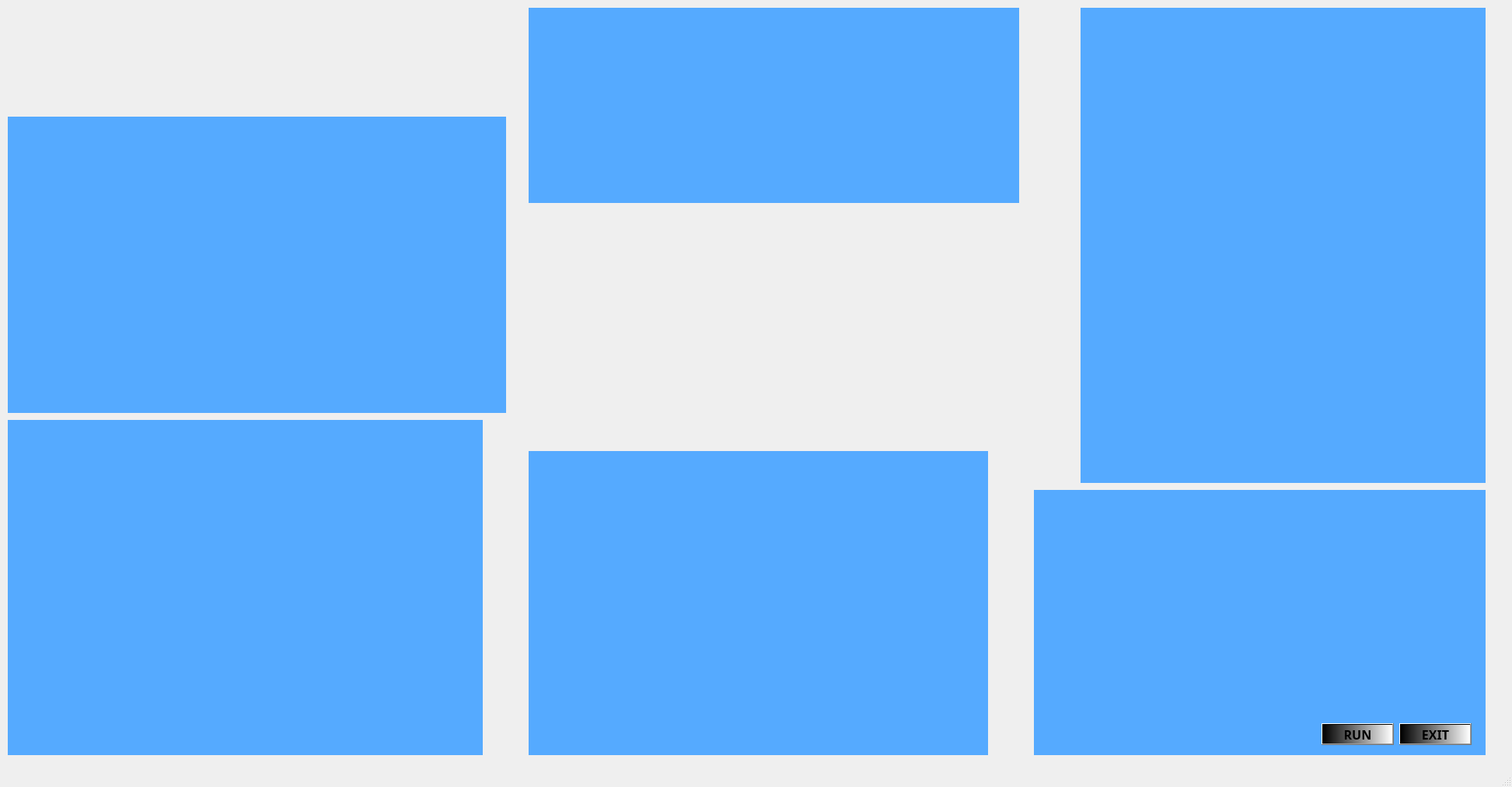
<?xml version="1.0" encoding="UTF-8"?>
<ui version="4.0">
 <class>MainWindow</class>
 <widget class="QMainWindow" name="MainWindow">
  <property name="geometry">
   <rect>
    <x>0</x>
    <y>0</y>
    <width>1945</width>
    <height>1012</height>
   </rect>
  </property>
  <property name="windowTitle">
   <string>MainWindow</string>
  </property>
  <widget class="QWidget" name="centralwidget">
   <widget class="QLabel" name="gif_1">
    <property name="geometry">
     <rect>
      <x>1340</x>
      <y>640</y>
      <width>561</width>
      <height>321</height>
     </rect>
    </property>
    <property name="text">
     <string/>
    </property>
    <property name="pixmap">
     <pixmap>../Gifs/7LP8.gif</pixmap>
    </property>
    <property name="scaledContents">
     <bool>true</bool>
    </property>
   </widget>
   <widget class="QLabel" name="gif_2">
    <property name="geometry">
     <rect>
      <x>750</x>
      <y>240</y>
      <width>491</width>
      <height>361</height>
     </rect>
    </property>
    <property name="text">
     <string/>
    </property>
    <property name="pixmap">
     <pixmap>../Gifs/fd7b833950ae49dd6e12fb681bf800d6.gif</pixmap>
    </property>
    <property name="scaledContents">
     <bool>true</bool>
    </property>
   </widget>
   <widget class="QLabel" name="gif_3">
    <property name="geometry">
     <rect>
      <x>1400</x>
      <y>20</y>
      <width>501</width>
      <height>591</height>
     </rect>
    </property>
    <property name="text">
     <string/>
    </property>
    <property name="pixmap">
     <pixmap>../Gifs/sci-fi-monochromatic-gif-animations-carl-burton-9.gif</pixmap>
    </property>
    <property name="scaledContents">
     <bool>true</bool>
    </property>
   </widget>
   <widget class="QLabel" name="gif_4">
    <property name="geometry">
     <rect>
      <x>20</x>
      <y>160</y>
      <width>621</width>
      <height>361</height>
     </rect>
    </property>
    <property name="text">
     <string/>
    </property>
    <property name="pixmap">
     <pixmap>../Gifs/DNA.gif</pixmap>
    </property>
    <property name="scaledContents">
     <bool>true</bool>
    </property>
   </widget>
   <widget class="QLabel" name="gif_5">
    <property name="geometry">
     <rect>
      <x>0</x>
      <y>-120</y>
      <width>651</width>
      <height>391</height>
     </rect>
    </property>
    <property name="text">
     <string/>
    </property>
    <property name="pixmap">
     <pixmap>../Gifs/T8bahf.gif</pixmap>
    </property>
    <property name="scaledContents">
     <bool>true</bool>
    </property>
   </widget>
   <widget class="QLabel" name="gif_6">
    <property name="geometry">
     <rect>
      <x>20</x>
      <y>550</y>
      <width>591</width>
      <height>411</height>
     </rect>
    </property>
    <property name="text">
     <string/>
    </property>
    <property name="pixmap">
     <pixmap>../Gifs/CanineSleepyBighornedsheep-size_restricted.gif</pixmap>
    </property>
    <property name="scaledContents">
     <bool>true</bool>
    </property>
   </widget>
   <widget class="QLabel" name="gif_7">
    <property name="geometry">
     <rect>
      <x>690</x>
      <y>590</y>
      <width>571</width>
      <height>371</height>
     </rect>
    </property>
    <property name="text">
     <string/>
    </property>
    <property name="pixmap">
     <pixmap>../Gifs/7863362124aee1020dd1784a9f95a4ae.gif</pixmap>
    </property>
    <property name="scaledContents">
     <bool>true</bool>
    </property>
   </widget>
   <widget class="QLabel" name="gif_8">
    <property name="geometry">
     <rect>
      <x>690</x>
      <y>20</y>
      <width>611</width>
      <height>231</height>
     </rect>
    </property>
    <property name="text">
     <string/>
    </property>
    <property name="pixmap">
     <pixmap>../Gifs/125f6731ffaa722d9377bec81f83dea5.gif</pixmap>
    </property>
    <property name="scaledContents">
     <bool>true</bool>
    </property>
   </widget>
   <widget class="QLabel" name="label">
    <property name="geometry">
     <rect>
      <x>10</x>
      <y>150</y>
      <width>641</width>
      <height>381</height>
     </rect>
    </property>
    <property name="styleSheet">
     <string notr="true">background-color: rgb(85, 170, 255);</string>
    </property>
    <property name="text">
     <string/>
    </property>
   </widget>
   <widget class="QLabel" name="label_2">
    <property name="geometry">
     <rect>
      <x>10</x>
      <y>540</y>
      <width>611</width>
      <height>431</height>
     </rect>
    </property>
    <property name="styleSheet">
     <string notr="true">background-color: rgb(85, 170, 255);</string>
    </property>
    <property name="text">
     <string/>
    </property>
   </widget>
   <widget class="QLabel" name="label_3">
    <property name="geometry">
     <rect>
      <x>680</x>
      <y>10</y>
      <width>631</width>
      <height>251</height>
     </rect>
    </property>
    <property name="styleSheet">
     <string notr="true">background-color: rgb(85, 170, 255);</string>
    </property>
    <property name="text">
     <string/>
    </property>
   </widget>
   <widget class="QLabel" name="label_4">
    <property name="geometry">
     <rect>
      <x>680</x>
      <y>580</y>
      <width>591</width>
      <height>391</height>
     </rect>
    </property>
    <property name="styleSheet">
     <string notr="true">background-color: rgb(85, 170, 255);</string>
    </property>
    <property name="text">
     <string/>
    </property>
   </widget>
   <widget class="QLabel" name="label_5">
    <property name="geometry">
     <rect>
      <x>1390</x>
      <y>10</y>
      <width>521</width>
      <height>611</height>
     </rect>
    </property>
    <property name="styleSheet">
     <string notr="true">background-color: rgb(85, 170, 255);</string>
    </property>
    <property name="text">
     <string/>
    </property>
   </widget>
   <widget class="QLabel" name="label_6">
    <property name="geometry">
     <rect>
      <x>1330</x>
      <y>630</y>
      <width>581</width>
      <height>341</height>
     </rect>
    </property>
    <property name="styleSheet">
     <string notr="true">background-color: rgb(85, 170, 255);</string>
    </property>
    <property name="text">
     <string/>
    </property>
   </widget>
   <widget class="QLabel" name="label_7">
    <property name="geometry">
     <rect>
      <x>0</x>
      <y>-5</y>
      <width>1941</width>
      <height>1021</height>
     </rect>
    </property>
    <property name="text">
     <string/>
    </property>
    <property name="pixmap">
     <pixmap>../Gifs/1397755.jpg</pixmap>
    </property>
   </widget>
   <widget class="QLabel" name="label_8">
    <property name="geometry">
     <rect>
      <x>390</x>
      <y>-10</y>
      <width>991</width>
      <height>971</height>
     </rect>
    </property>
    <property name="text">
     <string/>
    </property>
    <property name="pixmap">
     <pixmap>../Gifs/sci-fi-monochromatic-gif-animations-carl-burton-23.gif</pixmap>
    </property>
    <property name="scaledContents">
     <bool>true</bool>
    </property>
   </widget>
   <widget class="QPushButton" name="pushButton">
    <property name="geometry">
     <rect>
      <x>1700</x>
      <y>930</y>
      <width>93</width>
      <height>28</height>
     </rect>
    </property>
    <property name="font">
     <font>
      <family>Segoe Print</family>
      <pointsize>12</pointsize>
      <weight>75</weight>
      <bold>true</bold>
     </font>
    </property>
    <property name="styleSheet">
     <string notr="true">background-color: qlineargradient(spread:pad, x1:0, y1:0, x2:1, y2:0, stop:0 rgba(0, 0, 0, 255), stop:1 rgba(255, 255, 255, 255));</string>
    </property>
    <property name="text">
     <string>RUN</string>
    </property>
   </widget>
   <widget class="QPushButton" name="pushButton_2">
    <property name="geometry">
     <rect>
      <x>1800</x>
      <y>930</y>
      <width>93</width>
      <height>28</height>
     </rect>
    </property>
    <property name="font">
     <font>
      <family>Segoe Print</family>
      <pointsize>12</pointsize>
      <weight>75</weight>
      <bold>true</bold>
     </font>
    </property>
    <property name="styleSheet">
     <string notr="true">background-color: qlineargradient(spread:pad, x1:0, y1:0, x2:1, y2:0, stop:0 rgba(0, 0, 0, 255), stop:1 rgba(255, 255, 255, 255));</string>
    </property>
    <property name="text">
     <string>EXIT</string>
    </property>
   </widget>
   <zorder>label_7</zorder>
   <zorder>label_8</zorder>
   <zorder>gif_5</zorder>
   <zorder>gif_2</zorder>
   <zorder>label</zorder>
   <zorder>gif_4</zorder>
   <zorder>label_2</zorder>
   <zorder>gif_6</zorder>
   <zorder>label_3</zorder>
   <zorder>gif_8</zorder>
   <zorder>label_4</zorder>
   <zorder>gif_7</zorder>
   <zorder>label_5</zorder>
   <zorder>gif_3</zorder>
   <zorder>label_6</zorder>
   <zorder>gif_1</zorder>
   <zorder>pushButton</zorder>
   <zorder>pushButton_2</zorder>
  </widget>
  <widget class="QStatusBar" name="statusbar"/>
 </widget>
 <resources/>
 <connections/>
</ui>
